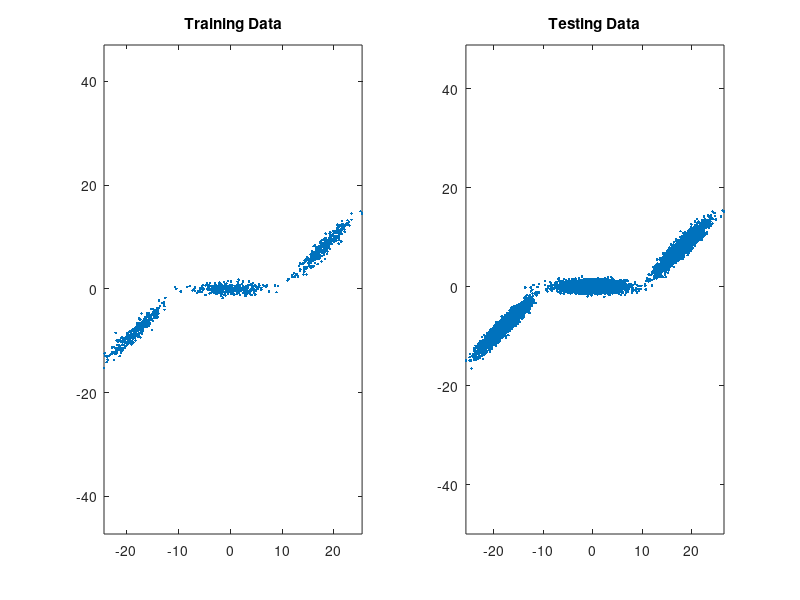

Reproduce this figure in MATLAB. (Note: this script raises an error after producing the figure.)
%% Question 2
clear
clc
close all
rng(222)

%% Generating the model
plotData = 1;
%Number of dimensions and number of samples
n = 2; Ntrain = 1000; Ntest = 10000; 
%GMM ratios, must add to 1.0
alpha = [0.33,0.34,0.33];
%Mean vectors
meanVectors = [-18 0 18;-8 0 8];
%Variance-covariance matrix
covEvalues = [3.2^2 0;0 0.6^2];
covEvectors(:,:,1) = [1 -1;1 1]/sqrt(2);
covEvectors(:,:,2) = [1 0;0 1];
covEvectors(:,:,3) = [1 -1;1 1]/sqrt(2);
t = rand(1,Ntrain);
ind1 = find(0 <= t & t <= alpha(1));
ind2 = find(alpha(1) < t & t <= alpha(1)+alpha(2));
ind3 = find(alpha(1)+alpha(2) <= t & t <= 1);
Xtrain = zeros(n,Ntrain);
Xtrain(:,ind1) = covEvectors(:,:,1)*covEvalues^(1/2)*randn(n,length(ind1))+meanVectors(:,1);
Xtrain(:,ind2) = covEvectors(:,:,2)*covEvalues^(1/2)*randn(n,length(ind2))+meanVectors(:,2);
Xtrain(:,ind3) = covEvectors(:,:,3)*covEvalues^(1/2)*randn(n,length(ind3))+meanVectors(:,3);
t = rand(1,Ntest);
ind1 = find(0 <= t & t <= alpha(1));
ind2 = find(alpha(1) < t & t <= alpha(1)+alpha(2));
ind3 = find(alpha(1)+alpha(2) <= t & t <= 1);
Xtest = zeros(n,Ntrain);
Xtest(:,ind1) = covEvectors(:,:,1)*covEvalues^(1/2)*randn(n,length(ind1))+meanVectors(:,1);
Xtest(:,ind2) = covEvectors(:,:,2)*covEvalues^(1/2)*randn(n,length(ind2))+meanVectors(:,2);
Xtest(:,ind3) = covEvectors(:,:,3)*covEvalues^(1/2)*randn(n,length(ind3))+meanVectors(:,3);
if plotData == 1
    figure(1), subplot(1,2,1),
    plot(Xtrain(1,:),Xtrain(2,:),'.')
    title('Training Data'), axis equal,
    subplot(1,2,2),
    plot(Xtest(1,:),Xtest(2,:),'.')
    title('Testing Data'), axis equal,
end
percep = 10; 
fold = 10;
net = feedforwardnet(1);
net.divideMode = 'none';
net.divideFcn = 'dividetrain';
per = zeros(fold,1);
meanPer = zeros(percep,2);
dummy = ceil(linspace(0,Ntrain,fold+1));
for k = 1:fold
    indPartitionLimits(k,:) = [dummy(k)+1,dummy(k+1)];
end
for i = 1:percep
    for j = 1:2
        for k = 1:fold
            indValidate = [indPartitionLimits(k,1):indPartitionLimits(k,2)];
            x1Validate = Xtrain(1,indValidate); 
            x2Validate = Xtrain(2,indValidate);
            if k == 1
                indTrain = [indPartitionLimits(k,2)+1:Ntrain];
            elseif k == fold
                indTrain = [1:indPartitionLimits(k,1)-1];
            else
                indTrain = [1:indPartitionLimits(k-1,2),indPartitionLimits(k+1,2):Ntrain];
            end
            x1Train = Xtrain(1,indTrain); 
            x2Train = Xtrain(2,indTrain);
            Xtrain1 = [x1Train; x2Train];
            xValidate = [x1Validate; x2Validate];
            Ntrain1 = length(indTrain); Nvalidate = length(indValidate);
            if j==2
                net.layers{1}.transferFcn = 'softplus';
            else
                net.layers{1}.transferFcn = 'logsig';
            end
            net.layers{1}.size = i;
            net = configure(net,Xtrain1(1,:),Xtrain1(2,:));
            net.trainParam.showWindow = true;
            net = train(net,Xtrain1(1,:),Xtrain1(2,:));
            yy = net(xValidate(1,:));
            per(k) = perform(net,xValidate(2,:),yy);
        end
        meanPer(i,j) = mean(per);
        if i == 1 && j == 1
            bestNet = net;
            bestPer = meanPer(1,1);
        else
            if meanPer(i,j) < bestPer
                bestNet = net;
                bestPer = meanPer(i,j);
            end
        end       
    end
end
% Train again with best model
bestNet = configure(bestNet,Xtrain(1,:),Xtrain(2,:));
bestNet.trainParam.showWindow = true;
bestNet = train(bestNet,Xtrain(1,:),Xtrain(2,:));
yytest = bestNet(Xtest(1,:));
testPer = perform(bestNet,Xtest(2,:),yytest);

% Visualization
figure(2)
hold on
stem(meanPer(:,1))
stem(meanPer(:,2))
title("Average Performance of the MLP Estimator Across Folds")
xlabel("Number of Perceptrons") 
ylabel("MSE")
legend('Sigmoid','Softplus')
hold off

figure(3)
hold on
scatter(Xtest(1,:),Xtest(2,:));
scatter(Xtest(1,:),yytest);
hold off
title("Best MLP Model on Test Data")
xlabel("X1") 
ylabel("X2")
legend('True','Predicted');
